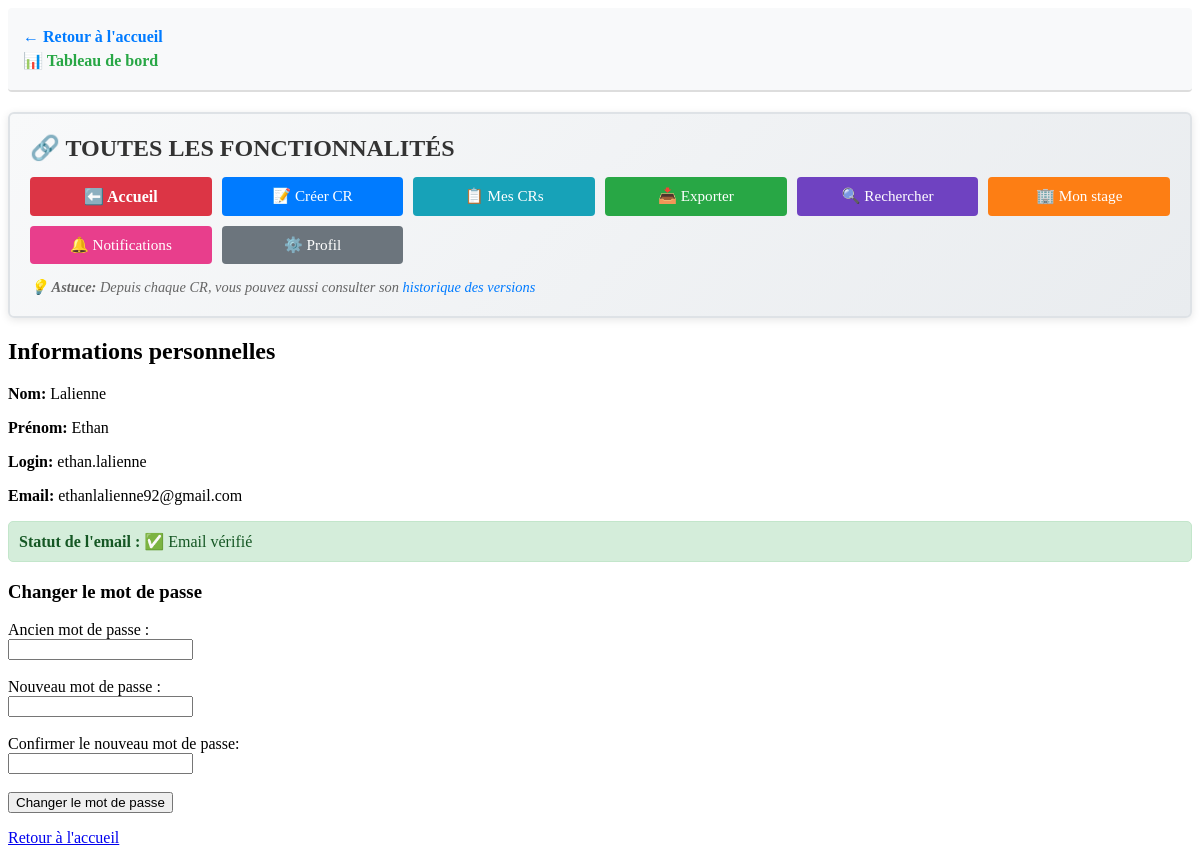
/perso.php (signed in), run on the app's committed database.
### tables this page shows
CREATE TABLE IF NOT EXISTS `utilisateur` (
  `num` int NOT NULL AUTO_INCREMENT,
  `nom` varchar(100) NOT NULL,
  `prenom` varchar(100) NOT NULL,
  `tel` varchar(20) DEFAULT NULL,
  `login` varchar(100) NOT NULL,
  `motdepasse` varchar(100) NOT NULL,
  `type` int DEFAULT NULL,
  `email` varchar(100) DEFAULT NULL,
  `option` int DEFAULT NULL,
  `num_stage` int DEFAULT NULL,
  `token` varchar(10000) NOT NULL,
  `date` date DEFAULT NULL,
  `token_created_at` datetime DEFAULT NULL,
  `email_valide` tinyint(1) DEFAULT '0',
  `code_verification` varchar(10) DEFAULT NULL,
  `email_verification_token` varchar(100) DEFAULT NULL,
  `email_verification_token_created_at` datetime DEFAULT NULL,
  PRIMARY KEY (`num`),
  UNIQUE KEY `login` (`login`),
  UNIQUE KEY `email` (`email`),
  KEY `num_stage` (`num_stage`)
);

### perso.php (the view, shortened to what this page needs)
<?php
include '_conf.php';
include 'fonctions.php';
$bdd = mysqli_connect($serveurBDD, $userBDD, $mdpBDD, $nomBDD);
$user_id = intval($_SESSION['Sid']);
$query = "SELECT * FROM utilisateur WHERE num = $user_id";
$result = mysqli_query($bdd, $query);
$user = mysqli_fetch_assoc($result);
?>
<!DOCTYPE html>
<html lang="fr">
<head>
</head>
<body>
    <h2>Informations personnelles</h2>
    <p><strong>Nom:</strong> <?php echo $user['nom']; ?></p>
    <p><strong>Prénom:</strong> <?php echo $user['prenom']; ?></p>
    <p><strong>Login:</strong> <?php echo $user['login']; ?></p>
    <p><strong>Email:</strong> <?php echo $user['email']; ?></p>
    <div class="email-status <?php echo $user['email_valide'] ? 'email-valide' : 'email-non-valide'; ?>">
        <strong>Statut de l'email :</strong>
        <?php if ($user['email_valide']): ?>
            ✅ Email vérifié
        <?php endif; ?>
    </div>
    <h3>Changer le mot de passe</h3>
    <form method="POST">
        <label>Ancien mot de passe :</label><br>
        <input type="password" name="old_password" required><br><br>
        <label>Nouveau mot de passe :</label><br>
        <input type="password" name="new_password" required><br><br>
        <label>Confirmer le nouveau mot de passe:</label><br>
        <input type="password" name="confirm_password" required><br><br>
        <button type="submit" name="update_password">Changer le mot de passe</button>
    </form>
    <p><a href="accueil.php">Retour à l'accueil</a></p>
</body>
</html>

### perso.php (style rules this page uses)
.email-status { padding: 10px; margin: 10px 0; border-radius: 5px; }
.email-valide { background-color: #d4edda; border: 1px solid #c3e6cb; color: #155724; }

### data on the page
utilisateur: nom "Lalienne", prenom "Ethan", login "ethan.lalienne", email "ethanlalienne92@gmail.com"

### other printed values
$icon "📊"
